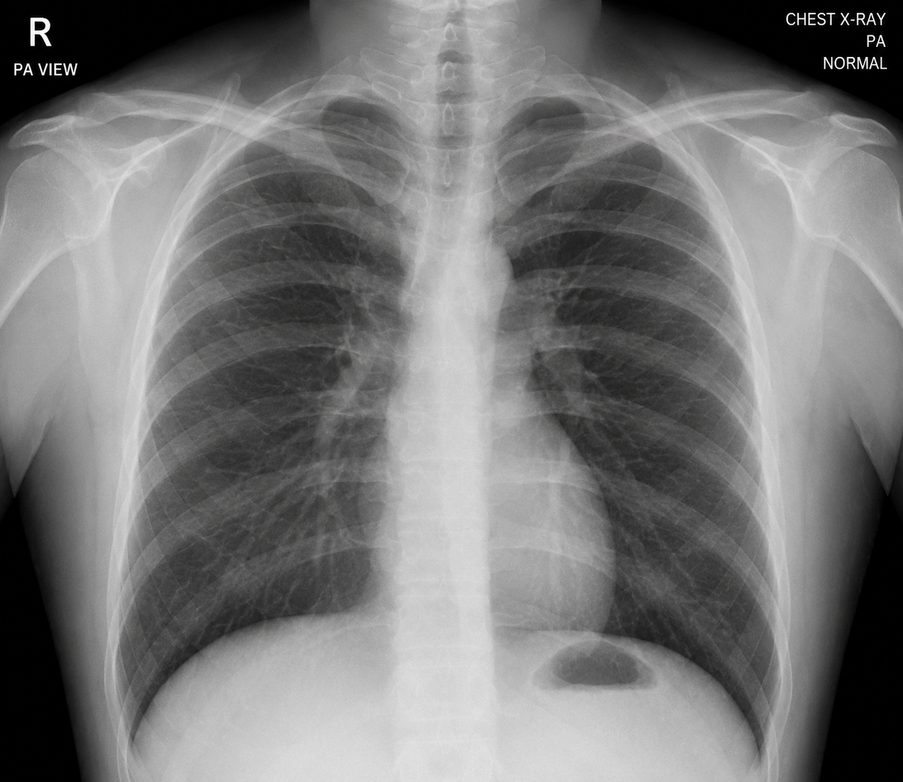
#> input picture Day_4_Medical_AI/images/sample.png, 903 x 782 px, shrunk from 1348 x 1167 before the run, found by its file name
$ python 09_threshold.py
#> lines starting #> are read from the running program, lines starting #| are printed output that depends on the picture; after the words box and inside, x2 and y2 are one past the last pixel; in counts of white or black regions, pixels touching at a corner belong together
import cv2

image = cv2.imread("Day_4_Medical_AI/images/sample.png")
#> image is the input picture: shape (782, 903, 3); mean B, G, R 118.1, 118.1, 118.4

gray_image = cv2.cvtColor(image, cv2.COLOR_BGR2GRAY)

_, threshold_image = cv2.threshold(
    gray_image,
    127,
    255,
    cv2.THRESH_BINARY
)
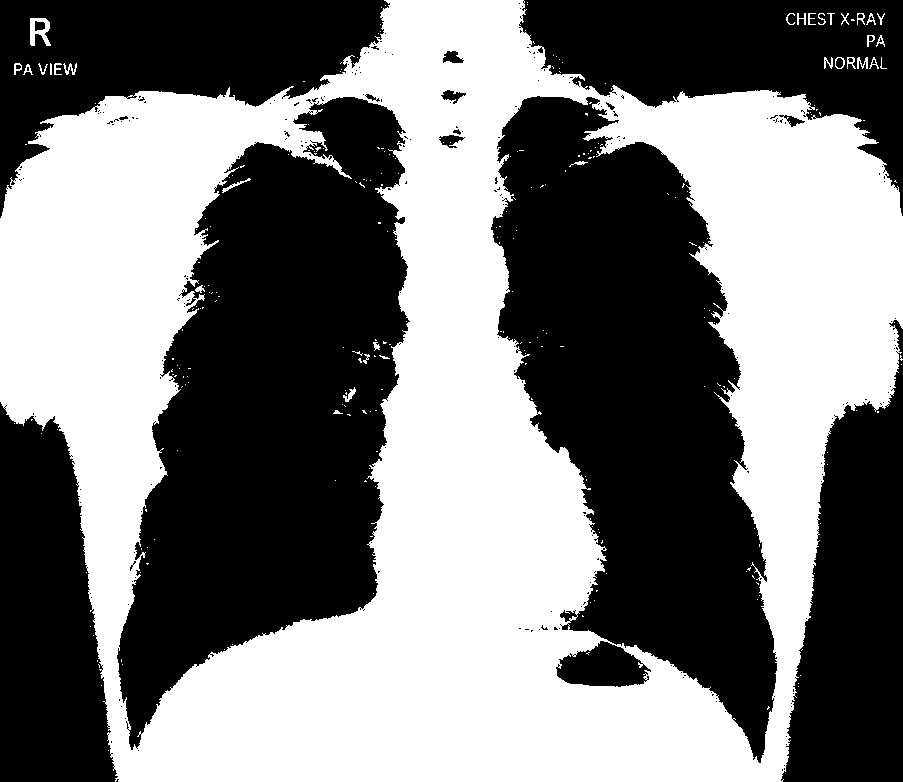
#> threshold_image: shape (782, 903); 48.2% white; 264 white regions (232 under 20 px), largest, box (x1, y1, x2, y2) and area: (0, 0, 903, 782) 337824, (30, 18, 51, 46) 336, (222, 178, 251, 193) 82

cv2.imshow("Grayscale X-Ray", gray_image)
cv2.imshow("Thresholded X-Ray", threshold_image)

cv2.waitKey(0)
cv2.destroyAllWindows()
